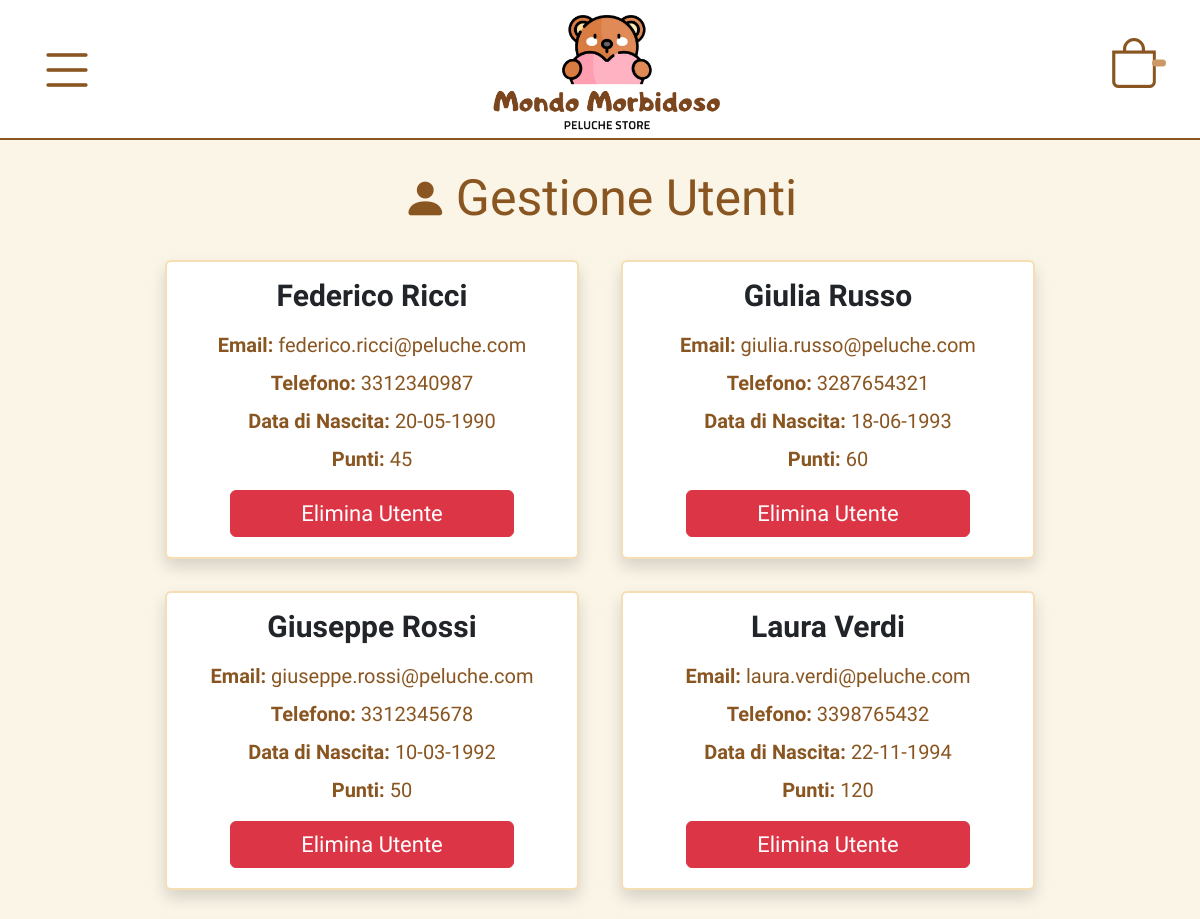
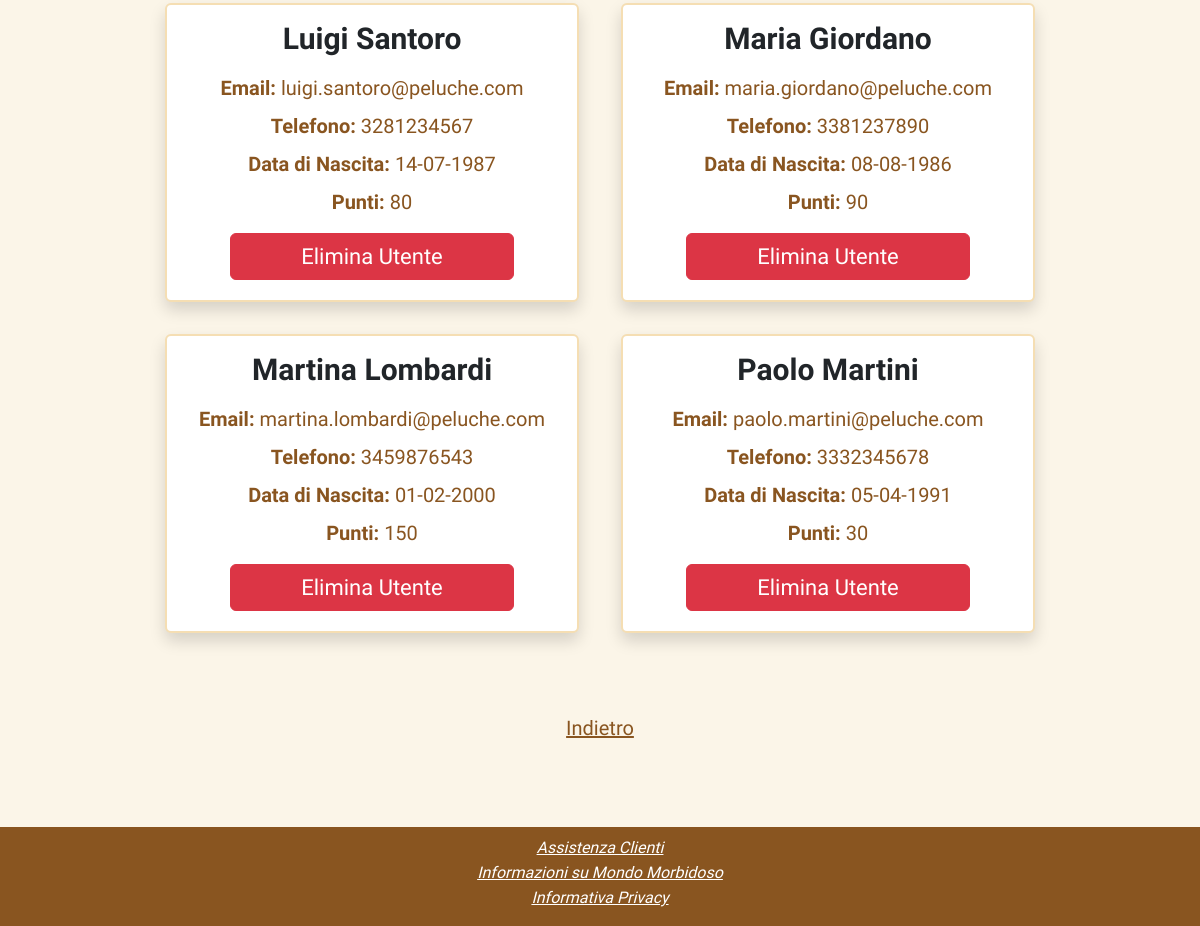
The page /php/gestioneAccount.php on the database its author committed (2 pictures, top to bottom).
### tables this page shows
create table UTENTE (
     E_mail VARCHAR(100) not null,
     Nome VARCHAR(50) not null,
     Cognome VARCHAR(50) not null,
     Numero_telefono VARCHAR(15),
     Data_di_nascita DATE default null,
     Password VARCHAR(255) not null,
     Punti INT not null default 0,
     Admin BOOLEAN not null default false,
     primary key (E_mail));

### php/gestioneAccount.php (called while the page is built, shortened)
<?php
require_once("bootstrap.php");
$utenti = $dbhost->getAllUtentiNonAdmin();
require("../template/base.php");
?>

### db/database.php (called while the page is built, shortened)
<?php
class DatabaseHelper {
    private $db;
    public function __construct($servername, $username, $password, $dbname, $port) {
        $this->db = new mysqli($servername, $username, $password, $dbname, $port);
    }
    public function getAllUtentiNonAdmin() {
        $query = "SELECT * FROM utente WHERE Admin = 0";
        $stmt = $this->db->prepare($query);
        $stmt->execute();
        $result = $stmt->get_result();
        return $result->fetch_all(MYSQLI_ASSOC);
    }
}
?>

### php/bootstrap.php (called while the page is built, shortened)
<?php
require_once("../utilities/functions.php");
require_once("../db/database.php");
$dbhost = new DatabaseHelper("localhost", "root", "", "morbidoso", 3306);
?>

### utilities/functions.php (called while the page is built, shortened)
<?php
function getFormattedDate($data) {
    return DateTime::createFromFormat('Y-m-d', $data)->format('d-m-Y');
}
?>

### template/gestioneAccountC.php (the view, shortened to what this page needs)
<div class="container mt-4 ps-4 pe-4 cont-accounts">
    <div class="d-flex align-items-center justify-content-center">
        <span class="bi bi-person-fill me-2" aria-hidden="true"></span>
        <h1 class="title mb-0">Gestione Utenti</h1>
    </div>
    <div class="container pt-1 mt-4">
        <div class="row">
            <?php if(empty($utenti)): ?>
                <div class="card shadow-sm card-border card-empty mx-auto">
                    <div class="card-body">
                        <p class="text-italic mb-0">Non sono ancora presenti utenti!</p>
                    </div>
                </div>
            <?php else: ?>
                <?php foreach ($utenti as $utente): ?>
                    <div class="col-12 col-md-6 mb-4 pb-2">
                        <div class="card shadow card-border">
                            <div class="card-body">
                                <h2 class="card-title fw-bold text mb-3">
                                    <?php echo htmlspecialchars($utente['Nome'] . ' ' . $utente['Cognome']); ?>
                                </h2>
                                <p class="text mb-2"><strong>Email:</strong> <?php echo htmlspecialchars($utente['E_mail']); ?></p>
                                <p class="text mb-2"><strong>Telefono:</strong> <?php echo $utente["Numero_telefono"]  != null ? $utente['Numero_telefono'] : 'Non Disponibile' ?></p>
                                <p class="text mb-2"><strong>Data di Nascita:</strong> <?php echo $utente['Data_di_nascita'] != '0000-00-00' ? getFormattedDate($utente["Data_di_nascita"]) : 'Non Disponibile' ?></p>
                                <p class="text mb-2"><strong>Punti:</strong> <?php echo htmlspecialchars($utente['Punti']); ?></p>
                                <div class="text-center mt-3 mb-1">
                                    <a href="gestioneAccount.php?email=<?php echo urlencode($utente['E_mail']); ?>" class="btn btn-danger btn-delete text w-75">
                                        Elimina Utente
                                    </a>
                                </div>
                            </div>
                        </div>
                    </div>
                <?php endforeach; ?>
            <?php endif; ?>
        </div>
    </div>
    <div class="text-center mt-5">
        <a href="../php/account.php" class="text back">Indietro</a>
    </div>
</div>

### css/style.css (style rules this page uses)
html, body { height: 100%; margin: 0; }
body { background-color: rgb(245, 222, 179, 0.3); display: flex; flex-direction: column; }
.text { font-family: 'Quicksand', sans-serif; font-size: 16px; text-align: center; }
.title { font-family: 'Chewy', sans-serif; text-align: center; color: rgb(137, 85, 32); font-size: 35px; }
.card-border { border: 2px solid rgb(245, 222, 179); }
main p { color: rgb(137, 85, 32) }
.container-login a:first-child:hover, .back, .bi-eye-slash, .bi-eye { color: rgb(137, 85, 32); }
.cont-account h2, .cont-account h3, .modal-content .bi-x-lg, .cont-accounts h2 { font-size: 25px; }
.bi-bell, .bi-bookmark-heart, .bi-box-seam, .bi-gear, .bi-boxes, .bi-people, .btn-delete, .container-register .bi-envelope, .cookie h5 { font-size: 18px; }
.bi-person-fill { font-size: 32px; color: rgb(137, 85, 32); }
@media screen and (min-width: 768px) { .title { font-size: 50px; } }
@media screen and (min-width: 768px) { .text { font-size: 20px; } }
@media screen and (min-width: 768px) { .bi-bell, .bi-pen, .bi-bookmark-heart, .bi-box-seam, .bi-gear, .bi-boxes, .bi-people, .btn-delete, .bi-trash3-fill { font-size: 22px; } }
@media screen and (min-width: 768px) { .bi-person-fill { font-size: 45px; } }
@media screen and (min-width: 768px) { .cont-accounts h2 { font-size: 30px; } }
@media screen and (min-width: 768px) { .cont-accounts, .cont-reviews, .cont-order { width: 80%; } }
@media screen and (min-width: 768px) { .cont-accounts .card { margin-right: 2%; margin-left: 2%; } }

### rows shown on the page
utente: Nome+Cognome "Federico Ricci", E_mail "federico.ricci@peluche.com", Numero_telefono "3312340987", Data_di_nascita "20-05-1990", Punti "45"
utente: Nome+Cognome "Giulia Russo", E_mail "giulia.russo@peluche.com", Numero_telefono "3287654321", Data_di_nascita "18-06-1993", Punti "60"
utente: Nome+Cognome "Giuseppe Rossi", E_mail "giuseppe.rossi@peluche.com", Numero_telefono "3312345678", Data_di_nascita "10-03-1992", Punti "50"
utente: Nome+Cognome "Laura Verdi", E_mail "laura.verdi@peluche.com", Numero_telefono "3398765432", Data_di_nascita "22-11-1994", Punti "120"
utente: Nome+Cognome "Luigi Santoro", E_mail "luigi.santoro@peluche.com", Numero_telefono "3281234567", Data_di_nascita "14-07-1987", Punti "80"
utente: Nome+Cognome "Maria Giordano", E_mail "maria.giordano@peluche.com", Numero_telefono "3381237890", Data_di_nascita "08-08-1986", Punti "90"
utente: Nome+Cognome "Martina Lombardi", E_mail "martina.lombardi@peluche.com", Numero_telefono "3459876543", Data_di_nascita "01-02-2000", Punti "150"
utente: Nome+Cognome "Paolo Martini", E_mail "paolo.martini@peluche.com", Numero_telefono "3332345678", Data_di_nascita "05-04-1991", Punti "30"
